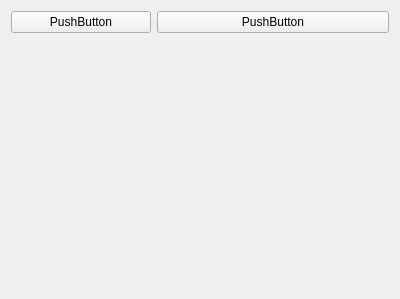
<?xml version="1.0" encoding="UTF-8"?>
<ui version="4.0">
 <class>AnalyzeWindow2</class>
 <widget class="QWidget" name="AnalyzeWindow2">
  <property name="geometry">
   <rect>
    <x>0</x>
    <y>0</y>
    <width>400</width>
    <height>299</height>
   </rect>
  </property>
  <property name="windowTitle">
   <string>Form</string>
  </property>
  <layout class="QHBoxLayout" name="horizontalLayout" stretch="3,5">
   <item>
    <layout class="QVBoxLayout" name="leftLayout">
     <item>
      <widget class="QPushButton" name="pushButton">
       <property name="text">
        <string>PushButton</string>
       </property>
      </widget>
     </item>
     <item>
      <spacer name="verticalSpacer_2">
       <property name="orientation">
        <enum>Qt::Orientation::Vertical</enum>
       </property>
       <property name="sizeHint" stdset="0">
        <size>
         <width>20</width>
         <height>40</height>
        </size>
       </property>
      </spacer>
     </item>
    </layout>
   </item>
   <item>
    <layout class="QVBoxLayout" name="rightLayout">
     <item>
      <widget class="QPushButton" name="pushButton_2">
       <property name="text">
        <string>PushButton</string>
       </property>
      </widget>
     </item>
     <item>
      <spacer name="verticalSpacer">
       <property name="orientation">
        <enum>Qt::Orientation::Vertical</enum>
       </property>
       <property name="sizeHint" stdset="0">
        <size>
         <width>20</width>
         <height>40</height>
        </size>
       </property>
      </spacer>
     </item>
    </layout>
   </item>
  </layout>
 </widget>
 <resources/>
 <connections/>
</ui>
